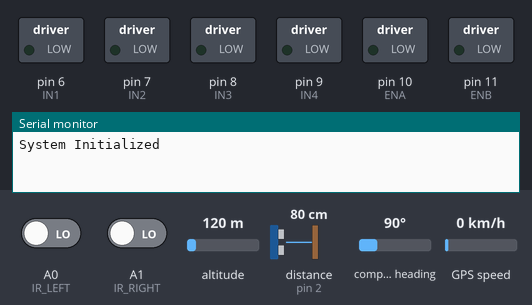
Simulated run of this sketch. Board: Arduino Uno, built with avr-gcc and run on an emulated ATmega328P. Parts: switched loads named in the sketch (green lamp = pin HIGH), the last lines printed to the serial monitor. Wiring (inferred from the names in the program): ultrasonic range finder: trigger pin 3; echo pin 2. Inputs (shaded band) come from the test bench; at power-on: distance to the obstacle (sensor on pin 2) 80 cm, A0 (IR_LEFT) LOW, A1 (IR_RIGHT) LOW, altitude 120 m, compass heading 90°, GPS speed 0 km/h. The echo pulse lasts 58.3 µs per cm; the GPS gets a fix after 3 s at 37.7749, -122.4194 with 8 satellites; the modem accepts every AT command (registered, SIM ready, sends succeed) and sends nothing else; pins used as bus, display or sensor lines are not drawn.

Above: at 0.1 s.
At 5.2 s:
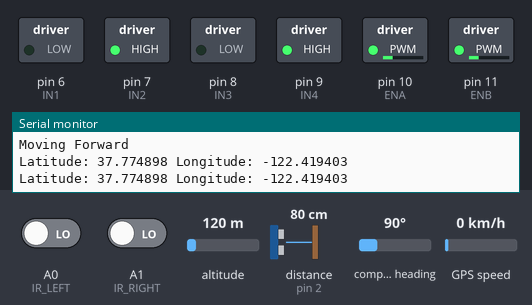
5.3 s: distance to the obstacle (sensor on pin 2) set to 23 cm
9.6 s: distance to the obstacle (sensor on pin 2) set to 19 cm
At 10.3 s:
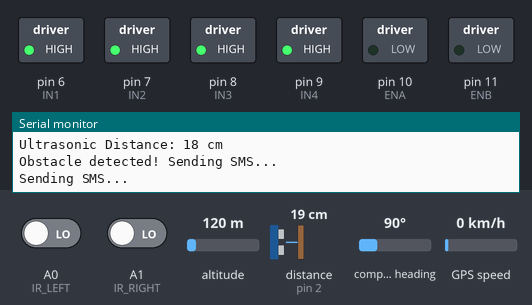
Timing chart, 0 to 12.6 s (numbered marks = the images above; inputs shaded):
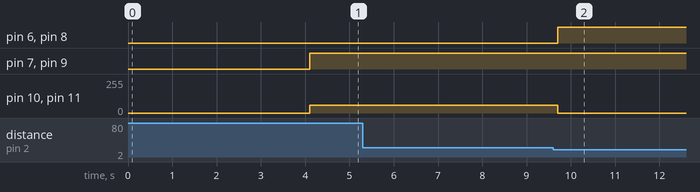

Measured:
- the behaviour switches between 21 and 20 cm on distance to the obstacle (sensor on pin 2) (found by bisection; images 1 and 2)
- after the input at 9.6 s, pin 6 (IN1), pin 8 (IN3): LOW → HIGH after 0.10 s; pin 10 (ENA), pin 11 (ENB): 60/255 → 0/255 after 0.10 s

The sketch:

track_detection.ino
```cpp
#include <SoftwareSerial.h>
#include <TinyGPS++.h> // TinyGPS++ Library for GPS
// Pin Definitions
#define RX_GPS 12
#define TX_GPS 13
#define RX_GSM 4
#define TX_GSM 5
#define TRIG_PIN 3
#define ECHO_PIN 2
#define IR_LEFT A0
#define IR_RIGHT A1
#define IN1 6
#define IN2 7
#define IN3 8
#define IN4 9
#define ENA 10
#define ENB 11
// Thresholds
#define IR_THRESH HIGH
#define OBSTACLE_THRESH 20
// GPS & GSM Serial Objects
SoftwareSerial gpsSerial(RX_GPS, TX_GPS);
SoftwareSerial gsmSerial(RX_GSM, TX_GSM);
TinyGPSPlus gps;
// Global Variables
float latitude = 0.0;
float longitude = 0.0;
void setup() {
Serial.begin(9600);
gpsSerial.begin(9600);
gsmSerial.begin(115200);
pinMode(IR_LEFT, INPUT);
pinMode(IR_RIGHT, INPUT);
pinMode(TRIG_PIN, OUTPUT);
pinMode(ECHO_PIN, INPUT);
pinMode(IN1, OUTPUT);
pinMode(IN2, OUTPUT);
pinMode(IN3, OUTPUT);
pinMode(IN4, OUTPUT);
pinMode(ENA, OUTPUT);
pinMode(ENB, OUTPUT);
Serial.println(F("System Initialized"));
// Initialize GSM
gsmSerial.println(F("AT"));
delay(1000);
if (gsmSerial.available()) {
Serial.println(F("GSM Ready"));
} else {
Serial.println(F("GSM Error!"));
}
gsmSerial.println(F("AT+CMGF=1"));
delay(1000);
// Initialize GPS
Serial.println(F("Initializing GPS..."));
delay(2000);
}
void loop() {
while (gpsSerial.available() > 0) {
gps.encode(gpsSerial.read());
if (gps.location.isUpdated()) {
latitude = gps.location.lat();
longitude = gps.location.lng();
Serial.print("Latitude: ");
Serial.print(latitude, 6);
Serial.print(" Longitude: ");
Serial.println(longitude, 6);
}
}
// IR Sensor Readings
int irLeftVal = digitalRead(IR_LEFT);
int irRightVal = digitalRead(IR_RIGHT);
Serial.print("IR Left: "); Serial.println(irLeftVal);
Serial.print("IR Right: "); Serial.println(irRightVal);
// Ultrasonic Distance
long distance = getUltrasonicDistance();
Serial.print("Ultrasonic Distance: ");
Serial.print(distance);
Serial.println(" cm");
// Decision Making
if (irLeftVal < IR_THRESH && irRightVal < IR_THRESH && distance >= OBSTACLE_THRESH)
{
moveForward();
Serial.println(F("Moving Forward"));
} else {
stopMotors();
if (distance < OBSTACLE_THRESH) {
Serial.println(F("Obstacle detected! Sending SMS..."));
sendSMS("Obstacle detected!");
} else if (irLeftVal >= IR_THRESH && irRightVal >= IR_THRESH) {
Serial.println(F("Crack on both sides! Sending SMS..."));
sendSMS("Crack detected on both sides!");
} else if (irLeftVal >= IR_THRESH) {
Serial.println(F("Crack on left! Sending SMS..."));
sendSMS("Crack detected on left!");
} else if (irRightVal >= IR_THRESH) {
Serial.println(F("Crack on right! Sending SMS..."));
sendSMS("Crack detected on right!");
}
}
delay(1000);
}
void sendSMS(String msg) {
Serial.println("Sending SMS...");
gsmSerial.println("AT+CMGF=1"); // Set SMS mode to text
delay(1000);
gsmSerial.println("AT+CMGS=\"+918688388722\""); // Replace with your number
delay(1000);
gsmSerial.print(msg);
gsmSerial.print("\nLocation: Lat ");
gsmSerial.print(latitude, 6);
gsmSerial.print(", Lon ");
gsmSerial.print(longitude, 6);
gsmSerial.print("\nGoogle Maps: https://www.google.com/maps?q=");
gsmSerial.print(latitude, 6);
gsmSerial.print(",");
gsmSerial.print(longitude, 6);
gsmSerial.write(26); // Send SMS (CTRL+Z)
delay(3000);
Serial.println("SMS Sent!");
}
void moveForward() {
digitalWrite(IN1, LOW);
digitalWrite(IN2, HIGH);
digitalWrite(IN3, LOW);
digitalWrite(IN4, HIGH);
analogWrite(ENA, 60);
analogWrite(ENB, 60);
}
void stopMotors() {
digitalWrite(IN1, LOW);
digitalWrite(IN2, LOW);
digitalWrite(IN3, LOW);
digitalWrite(IN4, LOW);
digitalWrite(IN1, HIGH);
digitalWrite(IN2, HIGH);
digitalWrite(IN3, HIGH);
digitalWrite(IN4, HIGH);
analogWrite(ENA, 0);
analogWrite(ENB, 0);
}
long getUltrasonicDistance() {
digitalWrite(TRIG_PIN, LOW);
delayMicroseconds(2);
digitalWrite(TRIG_PIN, HIGH);
delayMicroseconds(10);
digitalWrite(TRIG_PIN, LOW);
long duration = pulseIn(ECHO_PIN, HIGH, 30000);
if (duration == 0) return 250; // No echo received, assume far obstacle
return duration * 0.034 / 2;
}
```
